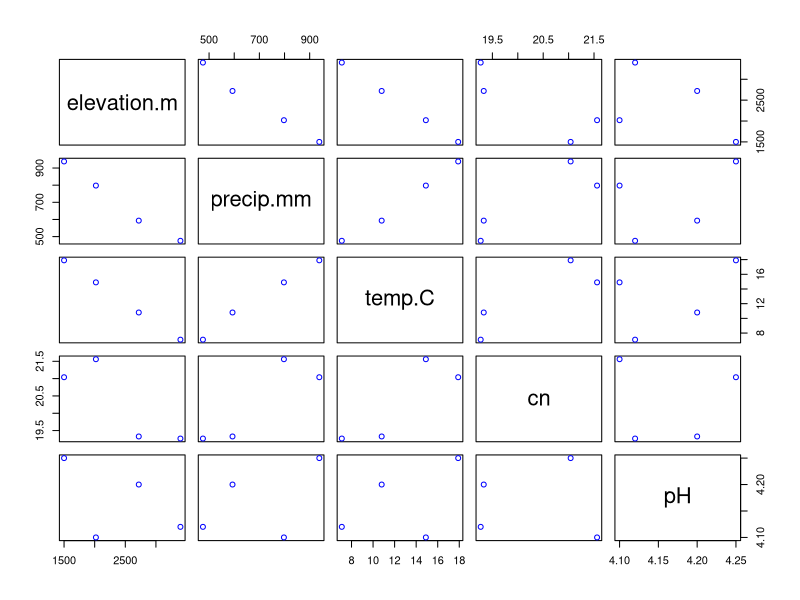
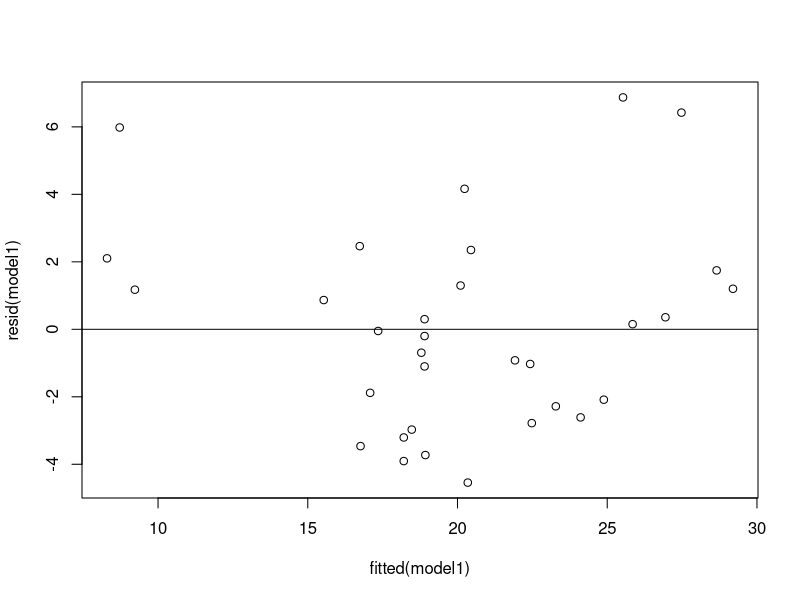
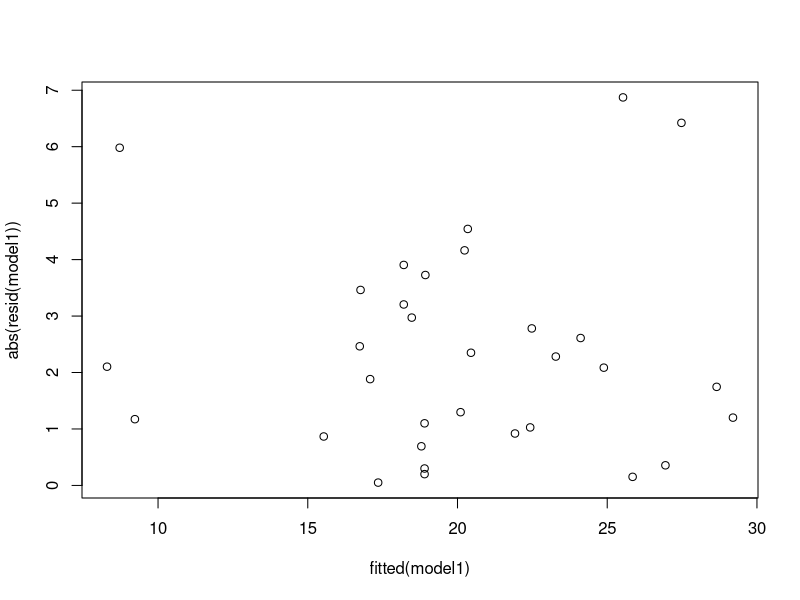
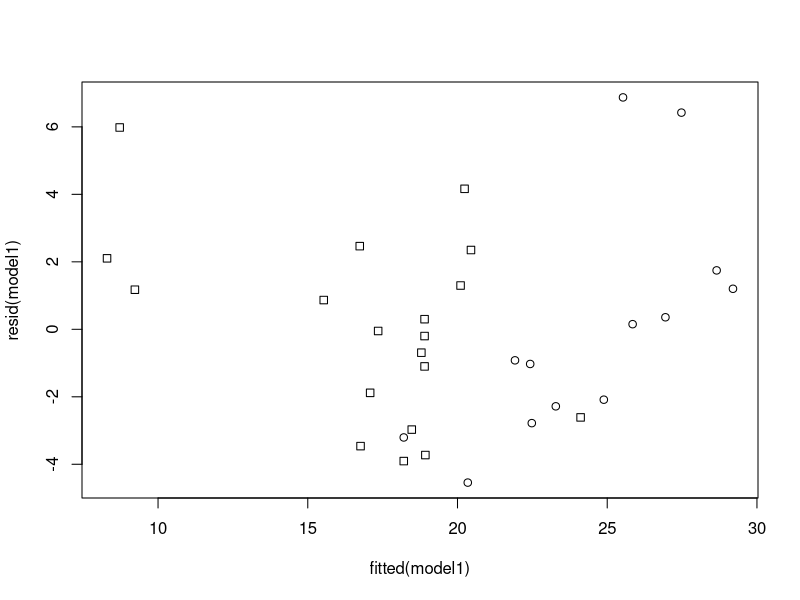

Write the R code that produced these figures, in order. (Note: this script raises an error after producing the figures.)
#This creates the data

#Input of elevation data in meters
m <- c(1500,2020,2720,3400)
#Input of precip data (mm) at each elevation
ppt <- c(938.3,797.6,593.2,475.6)
#Input of mean temperature data (degrees celsius) at each elevation
temp <- c(17.9,14.9,10.8,7.1)
#Input of soil C:N ratio at each elevation
cn <- c(21.04,21.56,19.33,19.27)
#Input of O-horizon soil pH at each elevation
pH <- c(4.25,4.1,4.2,4.12)

#######
#This explores correlations
cor(m,ppt)
cor(m,temp)
cor(temp,ppt)
cor(m,cn)
cor(m,pH)
cor(temp,pH)

#######
#This creates a data.frame
abiotic <- data.frame(elevation.m= m, precip.mm=ppt,temp.C = temp, cn = cn, pH= pH)
#Plot all possible combinations of these variables with blue symbols
plot(abiotic, col= "blue")

#######
#This fits the model
m1 <- lm(pH~temp.C, data= abiotic)
summary(m1)

#######
#The mtcars data
mtcars

#This fits the model
model1 <- lm(mpg~wt,data=mtcars)
summary(model1)

########
#Diagnostics
plot(fitted(model1),resid(model1))
abline(h=0)

plot(fitted(model1),abs(resid(model1)))

summary(lm(abs(resid(model1))~ fitted(model1)))

plot(resid(model1)~fitted(model1),pch=unclass(mtcars$am))

library(car)
levenetest(mtcars$mpg,mtcars$am)

qqnorm(resid(model1),ylab="Residuals")
qqline(resid(model1))

plot(density(resid(model1)))
rug(resid(model1))

gi <- influence(model1)
qqnorm(gi$coef[,2])

